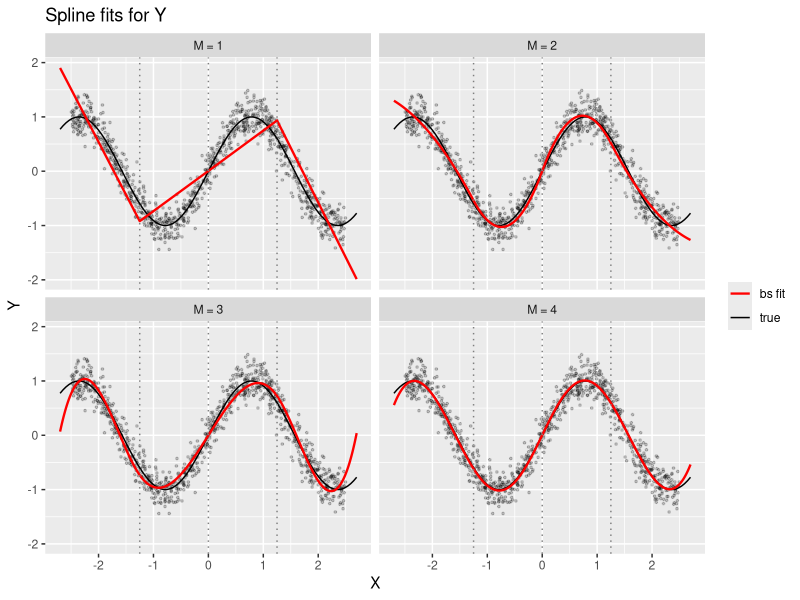
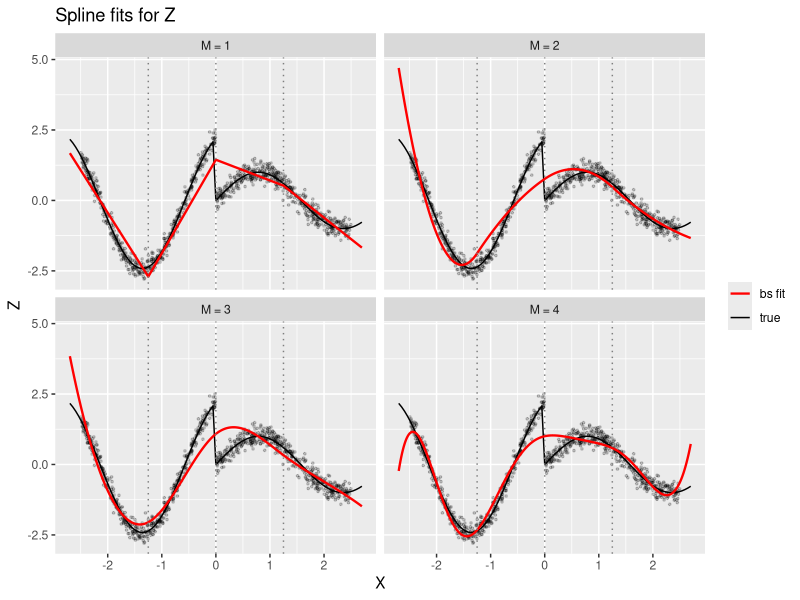
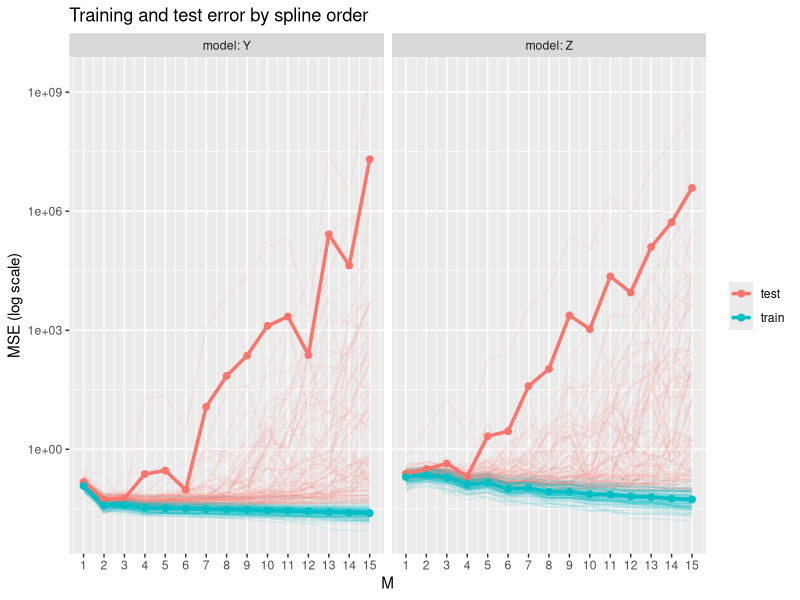

Recreate these plots in R, in order.
###################################
########## Practical 6.4 ##########
###################################
library(tidyverse)
library(splines)


sim_data <- function(n, seed, var = c("Y", "Z"))
{
  set.seed(seed)
  X <- runif(n, min = -2.5, max = 2.5)
  epsilon <- rnorm(n, 0, 0.2)

  if (var == "Y") {
    Y <- sin(2*X) + epsilon

    return (
      data.frame(
        X = X,
        epsilon = epsilon,
        Y = Y
      )
    )
  }

  if (var == "Z") {
    Z <- sin(2*X) + 2.2 * (X < 0) * cos(2*X) + epsilon

    return (
      data.frame(
        X = X,
        epsilon = epsilon,
        Z = Z
      )
    )
  }

}

#########
### a ###
#########
simY <- sim_data(1000, 2026, "Y")
simZ <- sim_data(1000, 2026, "Z")

M <- c(1,2,3,4)
knots <- c(-1.25, 0, 1.25)

Y_bsfits <- vector("list", length(M))
Z_bsfits <- vector("list", length(M))

for (m in M){
  Y_bsfits[[m]] <- lm(Y ~ bs(X, knots = knots, degree = m), data = simY)
  Z_bsfits[[m]] <- lm(Z ~ bs(X, knots = knots, degree = m), data = simZ)
}

# Predict each fit on a grid and stack into one long data frame
# The grid is slighly bigger than used covariates to see bad
# extrapolation of the splines
grid <- data.frame(X = seq(-2.7, 2.7, length.out = 500))

pred_df <- function(fits)
{
  map_dfr(M, \(m) tibble(X = grid$X, fit = predict(fits[[m]], newdata = grid),
                         M = paste("M =", m)))
}

plot_fits <- function(sim, fits, var, truth)
{
  preds <- pred_df(fits)

  ggplot(sim, aes(X, .data[[var]])) +
    geom_point(alpha = 0.2, size = 0.6) +
    geom_function(fun = truth, aes(colour = "true")) +
    geom_line(data = preds, aes(y = fit, colour = "bs fit"), linewidth = 0.8) +
    geom_vline(xintercept = knots, linetype = "dotted", colour = "grey50") +
    facet_wrap(~ M, nrow = 2) +
    scale_colour_manual(values = c("bs fit" = "red", "true" = "black")) +
    labs(title = paste("Spline fits for", var), colour = NULL)
}

plot_fits(simY, Y_bsfits, "Y", \(x) sin(2*x))
plot_fits(simZ, Z_bsfits, "Z", \(x) sin(2*x) + 2.2 * (x < 0) * cos(2*x))

#########
### b ###
#########

bootstrap_iteration <- function(n, seed, knots = c(-1.25, 0, 1.25), Mvec = seq(1,15, 1))
{
  simY <- sim_data(n, seed, var = "Y")
  simZ <- sim_data(n, seed, var = "Z")
  nY <- nrow(simY)
  nZ <- nrow(simZ)

  #Train data split
  trainY <- simY[1:(nY/2),]
  trainZ <- simZ[1:(nZ/2),]

  #Test data split
  testY <- simY[(nY/2 + 1):nY, ]
  testZ <- simZ[(nZ/2 + 1):nZ, ]

  #Train and test error
  trainErrorY <- vector("numeric", length(Mvec))
  trainErrorZ <- vector("numeric", length(Mvec))

  testErrorY <- vector("numeric", length(Mvec))
  testErrorZ <- vector("numeric", length(Mvec))


  # Boundary knots fixed at the support of X, so test points outside the
  # training range don't trigger bs() extrapolation warnings
  for (i in seq_along(Mvec)){
    m <- Mvec[i]
    fitY <- lm(Y ~ bs(X, knots = knots, degree = m, Boundary.knots = c(-2.5, 2.5)), data = trainY)
    fitZ <- lm(Z ~ bs(X, knots = knots, degree = m, Boundary.knots = c(-2.5, 2.5)), data = trainZ)

    trainErrorY[[i]] <- mean(fitY$residuals^2)
    trainErrorZ[[i]] <- mean(fitZ$residuals^2)

    testErrorY[[i]] <- mean((testY$Y - predict(fitY, newdata = testY))^2)
    testErrorZ[[i]] <- mean((testZ$Z - predict(fitZ, newdata = testZ))^2)
  }

  return(
    data.frame(
      M = Mvec,
      trainErrorY = trainErrorY,
      trainErrorZ = trainErrorZ,
      testErrorY = testErrorY,
      testErrorZ = testErrorZ
    )
  )
}

B <- 100
seed <- 2026
n <- 100

errors <- map_dfr(1:B, \(b) bootstrap_iteration(n, seed + b - 1), .id = "sim")

# Long format: one row per (sim, M, train/test, Y/Z)
errors_long <- errors |>
  pivot_longer(-c(sim, M), names_to = c("set", "model"),
               names_pattern = "(train|test)Error(Y|Z)", values_to = "error")

mean_errors <- errors_long |>
  group_by(M, set, model) |>
  summarise(error = mean(error), .groups = "drop")

ggplot(errors_long, aes(M, error, colour = set)) +
  geom_line(aes(group = interaction(sim, set)), alpha = 0.1) +
  geom_line(data = mean_errors, linewidth = 1.2) +
  geom_point(data = mean_errors, size = 2) +
  facet_wrap(~ model, labeller = label_both) +
  scale_x_continuous(breaks = 1:15) +
  scale_y_log10() +
  labs(title = "Training and test error by spline order", y = "MSE (log scale)", colour = NULL)

# Order M with minimal mean test error for each model
mean_errors |>
  filter(set == "test") |>
  group_by(model) |>
  slice_min(error)

# For train data this is trivially equal to M=15 because a higher modelfit
# will give better training error
